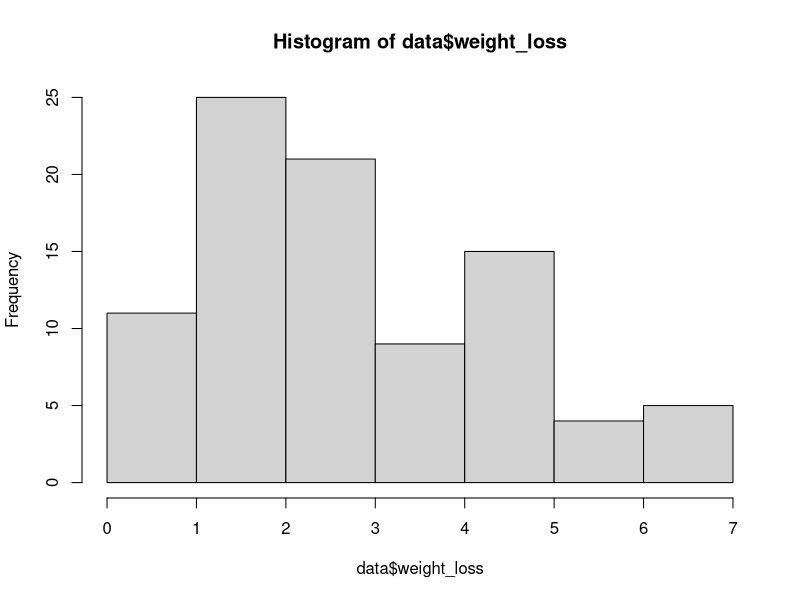
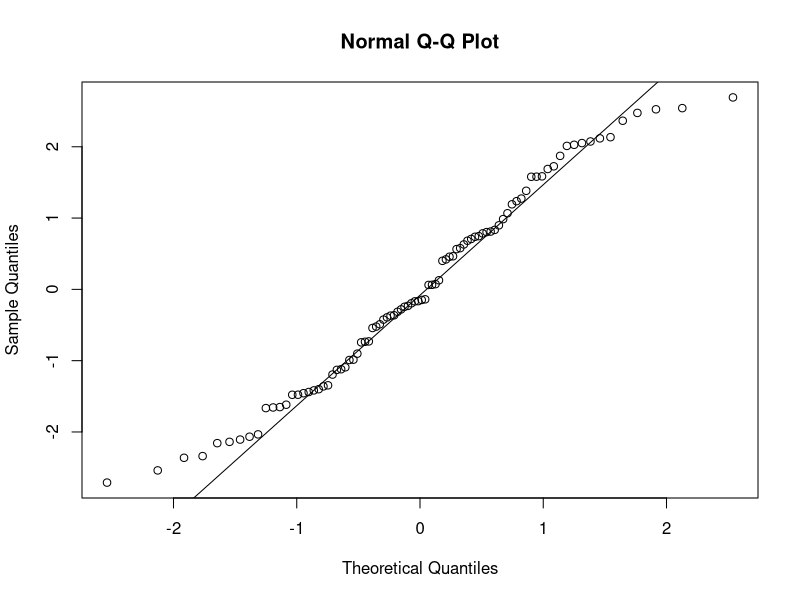
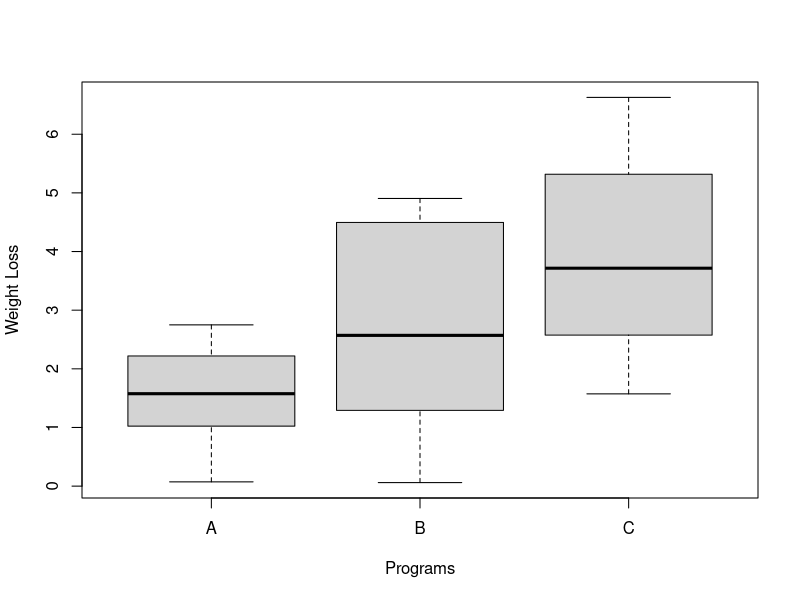
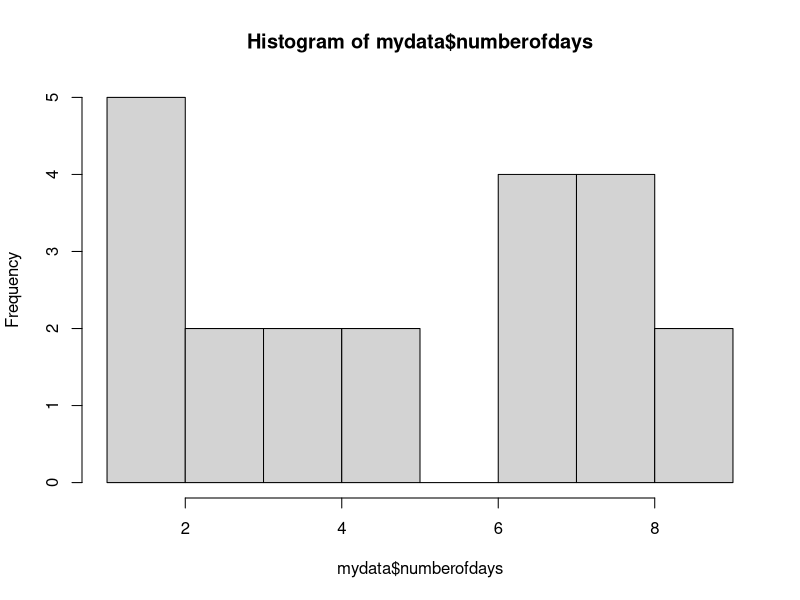

Write the R code that produced these figures, in order. (Note: this script raises an error after producing the figures.)
runif(100,min=0,max=1) # generating 100 random numbers from 0 to 1

#create data frame
data<-data.frame(program=rep(c("A","B","C"),each=30),weight_loss=c(runif(30,0,3),runif(30,0,5),runif(30,1,7)))
data

#display only program A
#data[data[,1]=='A']
mymodel<-aov(weight_loss~program,data=data)
hist(data$weight_loss)
#Q-Q plot
qqnorm(mymodel$residuals)
qqline(mymodel$residuals)
shapiro.test(data$weight_loss) #if p<0.05 null hypothesis rejected 

#check equal variance by boxplot
boxplot(weight_loss~program, xlab='Programs',ylab='Weight Loss',data=data)

#bartlett's test for variance
bartlett.test(weight_loss~program,data=data)

summary.aov(mymodel)


#another data
mydata<-data.frame(Hospital=rep(c("AIIMS","Apollo","Escort")),numberofdays=c(c(8,4,1),c(5,3,4),c(9,8,9),c(2,7,8),c(7,7,7),c(8,1,2),c(2,5,3)))
#mydata$Hospital<-as.numeric(gsub("\\.","",mydata$Hospital))
#FIT<-aov(mydata$Hospital~mydata$numberofdays)

mydata
hist(mydata$numberofdays)
mymodel1<-aov(Hospital~numberofdays,data=mydata)
